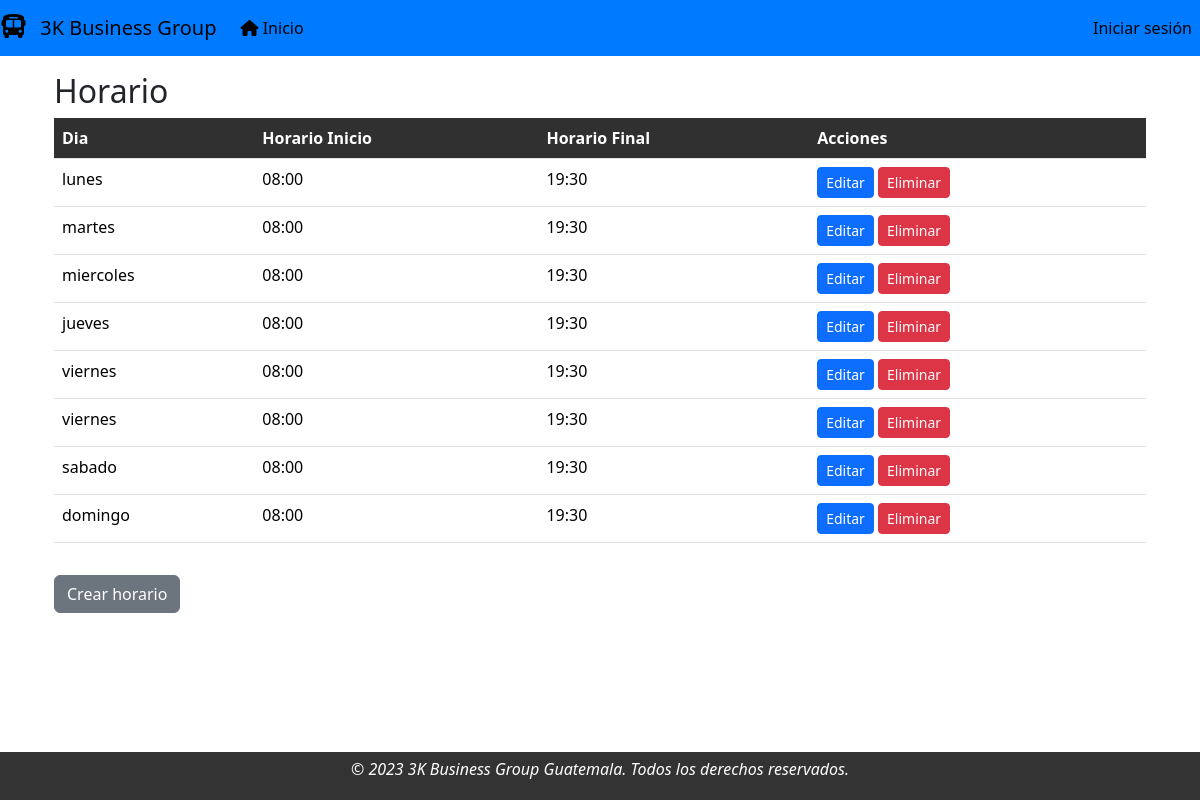
Page /horario/ver_horario/ on the committed database.
### modulo_registro/models.py (models this page shows)
class Horario(models.Model):
    dia = models.CharField(max_length=10, blank=False,choices=dias, verbose_name='Dias')
    horario_inicio = models.TimeField(verbose_name='Horario Inicio')
    horario_fin = models.TimeField(verbose_name='Horario Fin')

### modulo_registro/views.py (the view)
# urls.py: path('ver_horario/', ViewListarHorario.as_view(), name='ver_horario'),
class ViewListarHorario(ListView):
    model = Horario
    context_object_name = 'hora'
    template_name = 'vista_horario.html'

### modulo_registro/templates/vista_horario.html (shortened to what this page needs)
{% extends "base.html" %}
{% block contenido %}
<div class="container">
  <h2 class="mt-3">Horario</h2>
  <table class="table">
    <thead>
      <tr>
        <th>Dia</th>
        <th>Horario Inicio</th>
        <th>Horario Final</th>
        <th>Acciones</th>
      </tr>
    </thead>
    <tbody>
      {% for horario in hora %}
      <tr>
        <td>{{ horario.dia }}</td>
        <td>{{ horario.horario_inicio }}</td>
        <td>{{ horario.horario_fin }}</td>
        <td>
          <a href="{% url 'horario:editar_horario' horario.id %}" class="btn btn-primary btn-sm">Editar</a>
          <a href="{% url 'horario:eliminar_horario' horario.id %}" class="btn btn-danger btn-sm">Eliminar</a>
        </td>
      </tr>
      {% endfor %}
    </tbody>
  </table>
  <a href="{% url 'horario:crear_horario' %}" class="btn btn-secondary mt-3">Crear horario</a>
</div>
{% endblock contenido %}

### modulo_registro/templates/vista_horario.html (style rules this page uses)
table.table thead th { background-color: rgb(49, 48, 48); color: white; }

### rows in the picture
Horario: dia "lunes", horario_inicio "08:00", horario_fin "19:30"
Horario: dia "martes", horario_inicio "08:00", horario_fin "19:30"
Horario: dia "miercoles", horario_inicio "08:00", horario_fin "19:30"
Horario: dia "jueves", horario_inicio "08:00", horario_fin "19:30"
Horario: dia "viernes", horario_inicio "08:00", horario_fin "19:30"
Horario: dia "viernes", horario_inicio "08:00", horario_fin "19:30"
Horario: dia "sabado", horario_inicio "08:00", horario_fin "19:30"
Horario: dia "domingo", horario_inicio "08:00", horario_fin "19:30"
